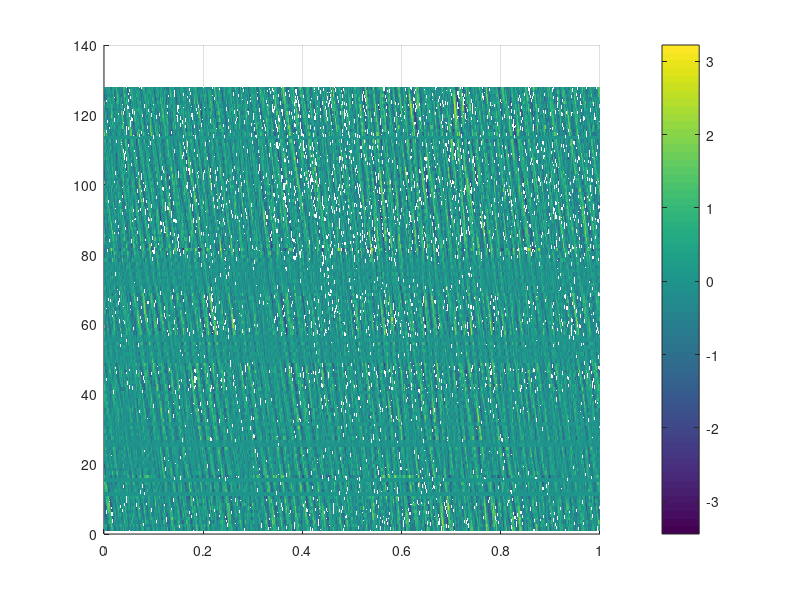
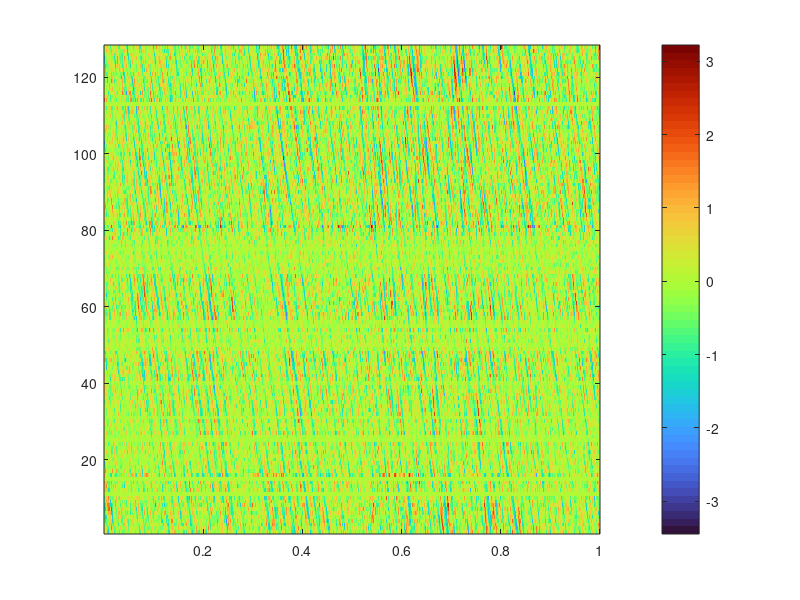
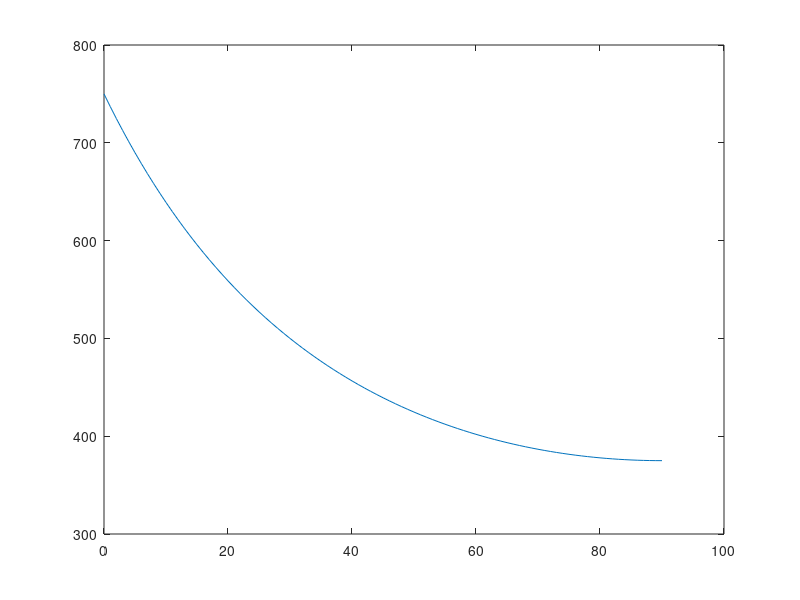
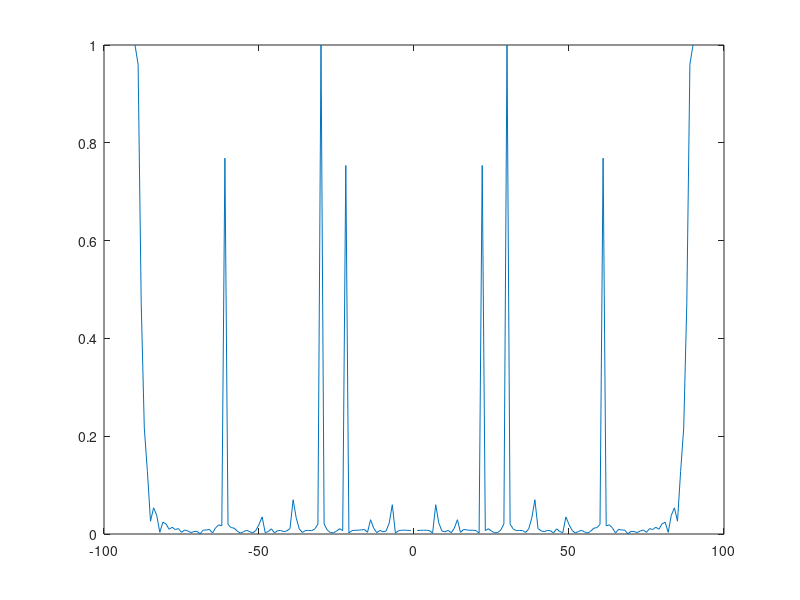

MATLAB code to generate these figures, in order:
%% Assignment 4: Advanced Aircraft Noise
% By: Elisabeth and Joshua

clear;

load('hydrophonedata_AE4463P.mat')

%% Start Script 

c = 1500;       % Speed of sound in water [m/s]
fs = 6000;      % Smample frequency [Hz]
d = 2;          % Distance between microphones [m]
n_mic = 128;    % Number of microphones [-]
p_ref = 10^(-6);   % Refrence ressure for water [Pa]

% Visualise the data

figure();
%[X,Y] = meshgrid(1:0.5:10,1:20);
[X,Y] = meshgrid(1/fs:1/fs:1,1:128);
surf(X,Y,y1,'EdgeColor' ,'none')
view([0 90])
colorbar

figure();
imagesc(1/fs:1/fs:1,1:128,y1); 
colormap turbo; 
axis xy;
colorbar

%% Part for Q1 and Q2 (Theoretical questions)

angle = 90:-1:0;
f = ((d/c)*(sin(angle*pi/180)+1)).^(-1);

figure();
plot(angle, f)

%% Part 3 Beamforming 

% Step 1: fourier transform data from one microphone
% Step 2: add phase delay from stearing
% Step 3: repeat for all microphones
% Step 4: repeat for all stearing angles
% Step 5: Convert to dB presentation

% Microphone 113 seems to be defect

steering_angles = -75:0.5:75;
fk = 1:fs;  % Frequencies

final = zeros(size(steering_angles,2),fs);
row = 0;

for steering_angle = steering_angles
    
    inter = zeros(1, fs); % Storage of results for a single stearing angle but all frequencies
    row = row + 1;
    
    for n = 1:n_mic
        
        d_mic = y1(n,:);     % Microphone data of microphone n
        
        fc_mic = fft(d_mic); % Fourier coefficient a signular microphone n (One sided PSD)
        
        %plot(fk,fc_mic) % View the fourier coef over frequency
        
        tau_n = (d/c) * n * sin(deg2rad(steering_angle));   % Phase shift parameter
        inter = inter + fc_mic.*exp(2*pi*1i*fk*tau_n);      % Sum over all microphones
    end
    
    inter = 10*log10((abs(inter).^2)/(p_ref^2));    % Convert to dB
    final(row,:) = inter;                           % append to solution...
    % array based on steering angle in evaluation 
    % (note all frequencies are added for the sum of all microphones)
end

figure();
imagesc(steering_angles, 20:fs/2, final(:,20:fs/2).'); 
colormap turbo; 
axis xy;
colorbar;
xlabel('Steering angle [deg]');
ylabel('frequency [Hz]');
cb = colorbar(); 
ylabel(cb,'Power (dB)','Rotation',270)
%clim(); % <--- set bounds on colorbar

%% Lobe plots

lambda = c / fs;
angles = -90:1:90;

K = ((2 * pi) / lambda) * sin(deg2rad(angles));
D = sin(n_mic * K * d / 2) ./ (n_mic * sin(K * d / 2));

plot(angles, abs(D))

%% Steering angle

f = 20:1:3000;
steering_angles = 50;

Thetabs = (c) ./ (cos(deg2rad(steering_angles)) * n_mic * d * f);

figure();
plot(rad2deg(Thetabs), f)
hold on
plot(-rad2deg(Thetabs), f)

% figure();
% imagesc(steering_angles, f, Thetabs);
% colormap turbo; 
% axis xy;
% colorbar;
% xlabel('Steering angle [deg]');
% ylabel('frequency [Hz]');
% cb = colorbar(); 
% ylabel(cb,'Power (dB)','Rotation',270)

